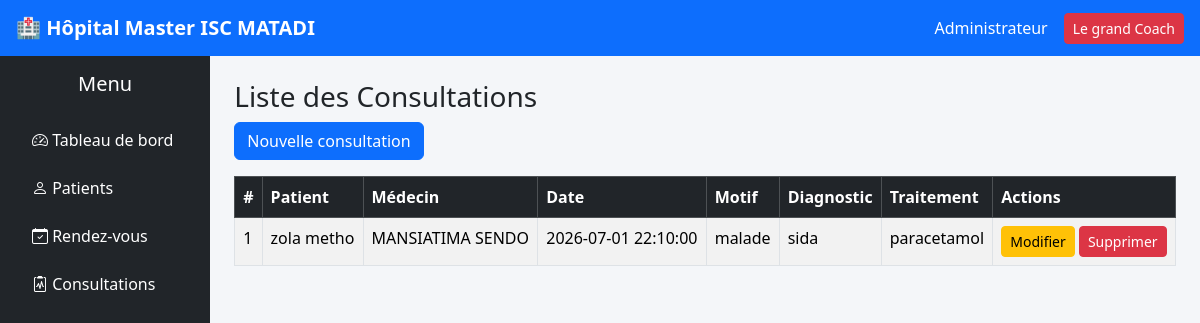
The app's page /consultations/index.php with its own data.
### tables this page shows
CREATE TABLE `consultations` (
  `id` int(11) NOT NULL,
  `patient_id` int(11) NOT NULL,
  `medecin_id` int(11) NOT NULL,
  `rendez_vous_id` int(11) DEFAULT NULL,
  `date_consultation` datetime NOT NULL,
  `motif` varchar(255) DEFAULT NULL,
  `diagnostic` text DEFAULT NULL,
  `traitement` text DEFAULT NULL,
  `observation` text DEFAULT NULL
);

CREATE TABLE `patients` (
  `id` int(11) NOT NULL,
  `numero_patient` varchar(20) NOT NULL,
  `nom` varchar(100) NOT NULL,
  `prenom` varchar(100) NOT NULL,
  `sexe` enum('Masculin','Feminin') NOT NULL,
  `date_naissance` date DEFAULT NULL,
  `adresse` varchar(255) DEFAULT NULL,
  `telephone` varchar(20) DEFAULT NULL,
  `date_enregistrement` timestamp NOT NULL DEFAULT current_timestamp()
);

CREATE TABLE `medecins` (
  `id` int(11) NOT NULL,
  `nom` varchar(100) NOT NULL,
  `prenom` varchar(100) NOT NULL,
  `specialite` varchar(100) DEFAULT NULL,
  `telephone` varchar(20) DEFAULT NULL,
  `email` varchar(100) DEFAULT NULL
);

### consultations/index.php (the view, shortened to what this page needs)
<?php
$db = new Database();
$conn = $db->connecter();
$sql = "SELECT c.*,
               p.nom AS patient_nom, p.prenom AS patient_prenom,
               m.nom AS medecin_nom, m.prenom AS medecin_prenom
        FROM consultations c
        INNER JOIN patients p ON c.patient_id = p.id
        INNER JOIN medecins m ON c.medecin_id = m.id
        ORDER BY c.id DESC";
$stmt = $conn->prepare($sql);
$stmt->execute();
$consultations = $stmt->fetchAll();
?>
<?php include "../includes/header.php"; ?>
<?php include "../includes/navbar.php"; ?>
<?php include "../includes/sidebar.php"; ?>
<h3>Liste des Consultations</h3>
<a href="ajouter.php" class="btn btn-primary mb-3">
    Nouvelle consultation
</a>
<table class="table table-bordered table-striped">
    <thead class="table-dark">
        <tr>
            <th>#</th>
            <th>Patient</th>
            <th>Médecin</th>
            <th>Date</th>
            <th>Motif</th>
            <th>Diagnostic</th>
            <th>Traitement</th>
            <th>Actions</th>
        </tr>
    </thead>
    <tbody>
        <?php foreach ($consultations as $c): ?>
        <tr>
            <td><?= $c['id'] ?></td>
            <td><?= $c['patient_nom'] . " " . $c['patient_prenom'] ?></td>
            <td><?= $c['medecin_nom'] . " " . $c['medecin_prenom'] ?></td>
            <td><?= $c['date_consultation'] ?></td>
            <td><?= $c['motif'] ?></td>
            <td><?= $c['diagnostic'] ?></td>
            <td><?= $c['traitement'] ?></td>
            <td>
                <a href="modifier.php?id=<?= $c['id'] ?>" class="btn btn-warning btn-sm">
                    Modifier
                </a>
                <a href="supprimer.php?id=<?= $c['id'] ?>"
                   class="btn btn-danger btn-sm"
                   onclick="return confirm('Supprimer cette consultation ?')">
                    Supprimer
                </a>
            </td>
        </tr>
        <?php endforeach; ?>
    </tbody>
</table>
<?php include "../includes/footer.php"; ?>

### assets/css/style.css (style rules this page uses)
body { background-color: #f4f6f9; }

### records on screen
consultations: id "1", patient.nom "zola", patient.prenom "metho", medecin.nom "MANSIATIMA", medecin.prenom "SENDO", date_consultation "2026-07-01 22:10:00", motif "malade", diagnostic "sida", traitement "paracetamol"
